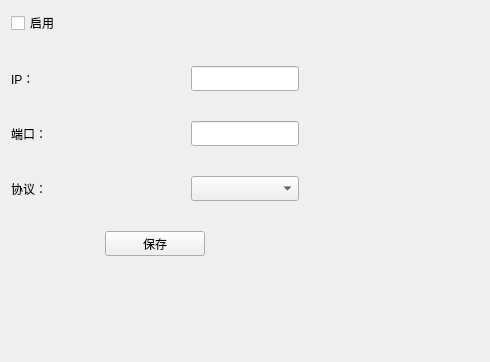
<?xml version="1.0" encoding="UTF-8"?>
<ui version="4.0">
 <class>Dlg_SignalConfig</class>
 <widget class="QWidget" name="Dlg_SignalConfig">
  <property name="geometry">
   <rect>
    <x>0</x>
    <y>0</y>
    <width>490</width>
    <height>362</height>
   </rect>
  </property>
  <property name="windowTitle">
   <string>Dlg_SignalConfig</string>
  </property>
  <layout class="QVBoxLayout" name="verticalLayout">
   <property name="spacing">
    <number>10</number>
   </property>
   <item>
    <layout class="QHBoxLayout" name="horizontalLayout">
     <item>
      <layout class="QGridLayout" name="gridLayout">
       <property name="spacing">
        <number>30</number>
       </property>
       <item row="1" column="1">
        <widget class="QLineEdit" name="ledt_ip">
         <property name="minimumSize">
          <size>
           <width>100</width>
           <height>25</height>
          </size>
         </property>
        </widget>
       </item>
       <item row="1" column="0">
        <widget class="QLabel" name="label_2">
         <property name="minimumSize">
          <size>
           <width>150</width>
           <height>0</height>
          </size>
         </property>
         <property name="text">
          <string>IP：</string>
         </property>
        </widget>
       </item>
       <item row="2" column="0">
        <widget class="QLabel" name="label_3">
         <property name="text">
          <string>端口：</string>
         </property>
        </widget>
       </item>
       <item row="0" column="1">
        <widget class="QLabel" name="label">
         <property name="minimumSize">
          <size>
           <width>100</width>
           <height>25</height>
          </size>
         </property>
         <property name="text">
          <string/>
         </property>
        </widget>
       </item>
       <item row="0" column="0">
        <widget class="QCheckBox" name="check_enable">
         <property name="minimumSize">
          <size>
           <width>100</width>
           <height>0</height>
          </size>
         </property>
         <property name="text">
          <string>启用</string>
         </property>
        </widget>
       </item>
       <item row="3" column="0">
        <widget class="QLabel" name="label_4">
         <property name="text">
          <string>协议：</string>
         </property>
        </widget>
       </item>
       <item row="3" column="1">
        <widget class="QComboBox" name="com_protocol">
         <property name="minimumSize">
          <size>
           <width>100</width>
           <height>25</height>
          </size>
         </property>
        </widget>
       </item>
       <item row="2" column="1">
        <widget class="QLineEdit" name="ledt_port">
         <property name="minimumSize">
          <size>
           <width>100</width>
           <height>25</height>
          </size>
         </property>
        </widget>
       </item>
       <item row="4" column="0" colspan="2">
        <layout class="QHBoxLayout" name="horizontalLayout_2">
         <item>
          <spacer name="horizontalSpacer_4">
           <property name="orientation">
            <enum>Qt::Horizontal</enum>
           </property>
           <property name="sizeHint" stdset="0">
            <size>
             <width>40</width>
             <height>20</height>
            </size>
           </property>
          </spacer>
         </item>
         <item>
          <widget class="QPushButton" name="btn_save">
           <property name="minimumSize">
            <size>
             <width>100</width>
             <height>25</height>
            </size>
           </property>
           <property name="text">
            <string>保存</string>
           </property>
          </widget>
         </item>
         <item>
          <spacer name="horizontalSpacer_3">
           <property name="orientation">
            <enum>Qt::Horizontal</enum>
           </property>
           <property name="sizeHint" stdset="0">
            <size>
             <width>40</width>
             <height>20</height>
            </size>
           </property>
          </spacer>
         </item>
        </layout>
       </item>
      </layout>
     </item>
     <item>
      <spacer name="horizontalSpacer">
       <property name="orientation">
        <enum>Qt::Horizontal</enum>
       </property>
       <property name="sizeHint" stdset="0">
        <size>
         <width>40</width>
         <height>20</height>
        </size>
       </property>
      </spacer>
     </item>
    </layout>
   </item>
   <item>
    <spacer name="verticalSpacer_2">
     <property name="orientation">
      <enum>Qt::Vertical</enum>
     </property>
     <property name="sizeHint" stdset="0">
      <size>
       <width>20</width>
       <height>73</height>
      </size>
     </property>
    </spacer>
   </item>
  </layout>
 </widget>
 <layoutdefault spacing="6" margin="11"/>
 <resources/>
 <connections/>
</ui>
